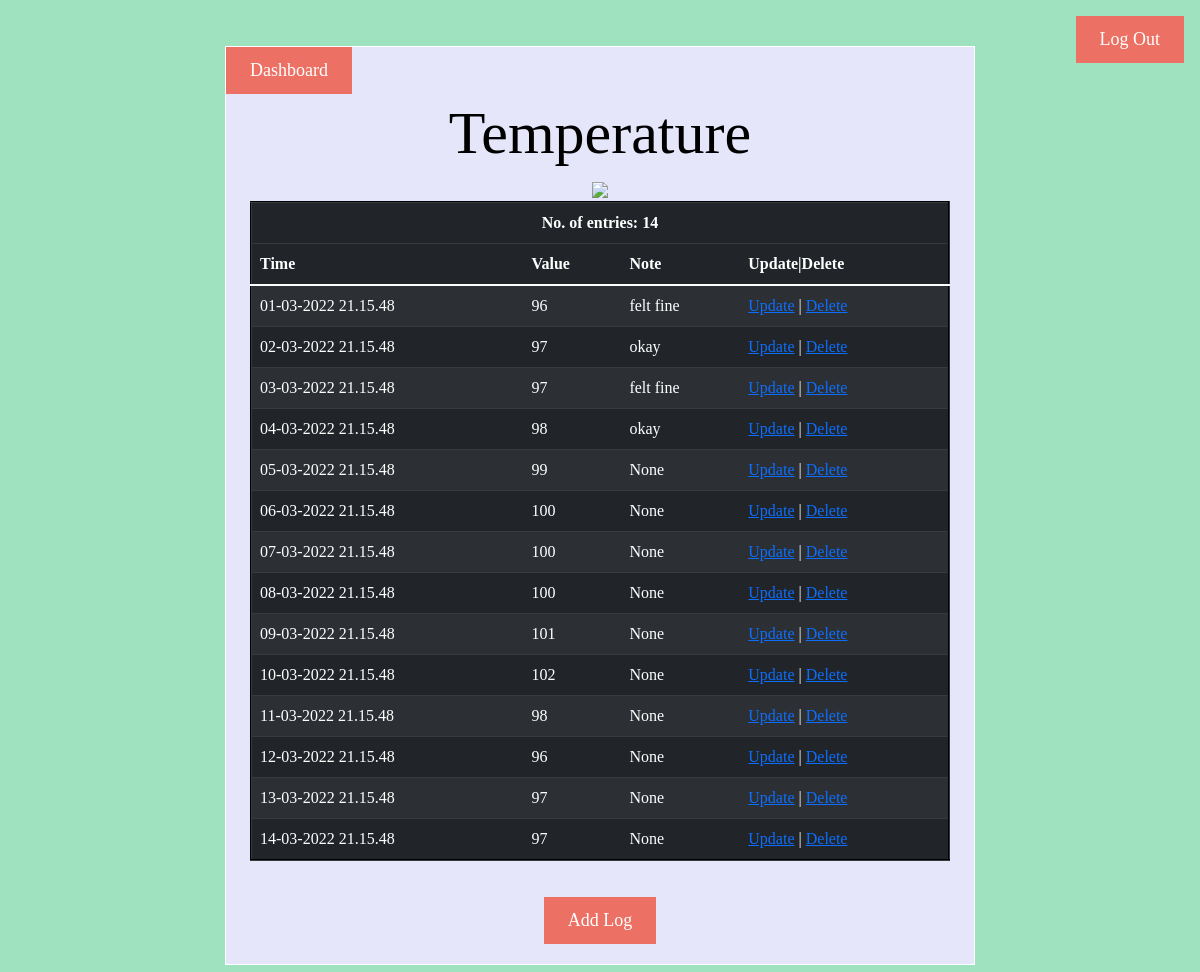
/view/Temperature, run on the app's committed database.
### app.py (models this page shows)
class log(db.Model):
  __tablename__ = 'log'
  sr_no = db.Column(db.Integer ,primary_key =True, unique = False, nullable = False, autoincrement=True)
  tracker_log = db.Column(db.String ,unique = False, nullable = False )
  time = db.Column(db.String,  unique = False, nullable = True )
  value =db.Column(db.String, unique = False, nullable = True )
  note = db.Column(db.String,  unique = False, nullable = True )

### app.py (the view)
@app.route('/view/<id>', methods=["GET", "POST"])
def view(id):
  logdata = log.query.with_entities(log.sr_no,log.tracker_log,log.time,log.value,log.note).all()
  z = 0
  l=[]
  x_axis=[]
  y_axis=[]
  for j in logdata:
    if j[1] == id: #tracker==tracker
      z+=1 #keeps count of number of logs
      row = j
      q=[]
      for p in j:
        q.append(p)
      l.append(q)
      d=j[2]
      x_axis.append(d[:5])
      y_axis.append(j[3])
  plt.clf()
  plt.figure(facecolor='lavender')
  plt.rcParams["font.family"] = "Georgia"
  plt.plot(x_axis, y_axis, 'o', color='Teal')
  plt.xticks(rotation = 75)
  fig = matplotlib.pyplot.gcf()
  fig.set_size_inches(7, 5)
  url_for('static',filename='myplot.png')
  plt.savefig('static/myplot.png')
  return render_template('viewlog.html', row=row, l=l, z=z)

### templates/viewlog.html (shortened to what this page needs)
<!DOCTYPE html>
<html lang="en">
  <head>
    <link href="https://cdn.jsdelivr.net/npm/bootstrap@5.1.3/dist/css/bootstrap.min.css" rel="stylesheet">
    <link rel="stylesheet" href="/static/style.css">
  </head>
  <body>
    <a href='/' style="float: right;"><label id="button">Log Out</label></a>
    <form action="/view/{{row[1]}}"  method ="POST" style="width:750px">
      <a href="/dash" id="button" style="float: left;text-decoration: none;"> Dashboard</a>
      <h1 id="heading" style="font-size:60px; color:black"><span style=" background-color:lavender;">{{row[1]}}</span></h1>
        <img  src="/static/myplot.png"/>
        <table align='center' border="2px"  class="table table-dark table-striped" style="width:700px">
        <thead>
          <tr>
            <th scope="col" colspan="7">No. of entries: {{z}}</th>
          </tr>
          <tr align='left'>
            <th scope="col">Time</th>
            <th scope="col">Value</th>
            <th scope="col">Note</th>
            <th scope="col">Update|Delete</th>
          </tr>
        </thead>
        <tbody>
          {% for j in l %}
          <tr>
            <td align='left'>{{j[2]}}</td>
            <td align='left'>{{j[3]}}</td>
            <td align='left'>{{j[4]}}</td>
            {%if z > 0 %}
            <td align='left'><a href='/editLog/{{j[0]}}'>Update</a> | <a href='/deleteLog/{{j[0]}}'>Delete</a></td>
            {% endif %}
          </tr>
          {% endfor %}
        </tbody>
      </table>
      <div id="link" style="float:bottom; ">
        <a href='/addlog/{{row[1]}}'><label id="button">Add Log</label></a>
      </div>
    </form>
  </body>
</html>

### static/style.css (style rules this page uses)
body { background-color:#9FE2BF; margin: 0px; padding: 16px; font-family: Georgia; }
form { background-color:lavender; width: 1000px; margin-top: 30px; margin-left: auto; margin-right: auto; padding-bottom: auto; text-align: center; padding-bottom: auto; border: 1px solid #ffffff; font-family: Georgia; }
#heading { font-size: 32px; padding-top: 50px; padding-bottom: 0px; }
#link { padding-top: 20px; padding-bottom: 20px; padding-left: 20px; padding-right: 20px; font-size: 18px; color: white; border: none; }
#button { background-color: #EC7063 ; padding-top: 10px; padding-bottom: 10px; padding-left: 24px; padding-right: 24px; margin-top: auto; margin-left: auto; margin-right: auto; font-size: 18px; color: white; border: none; }

### data on the page
log: tracker_log "Temperature", time "14-03-2022 21.15.48", value "97", j "None"
log: time "01-03-2022 21.15.48", value "96", note "felt fine"
log: time "02-03-2022 21.15.48", value "97", note "okay"
log: time "03-03-2022 21.15.48", value "97", note "felt fine"
log: time "04-03-2022 21.15.48", value "98", note "okay"
log: time "05-03-2022 21.15.48", value "99", j "None"
log: time "06-03-2022 21.15.48", value "100", j "None"
log: time "07-03-2022 21.15.48", value "100", j "None"
log: time "08-03-2022 21.15.48", value "100", j "None"
log: time "09-03-2022 21.15.48", value "101", j "None"
log: time "10-03-2022 21.15.48", value "102", j "None"
log: time "11-03-2022 21.15.48", value "98", j "None"
log: time "12-03-2022 21.15.48", value "96", j "None"
log: time "13-03-2022 21.15.48", value "97", j "None"

### other printed values
{{ z }} "14"
